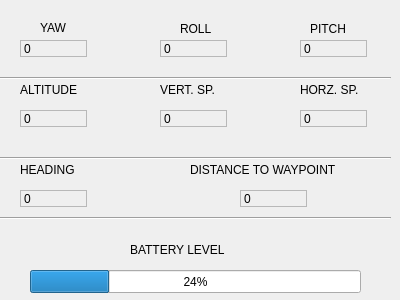
<?xml version="1.0" encoding="UTF-8"?>
<ui version="4.0">
 <class>Form</class>
 <widget class="QWidget" name="Form">
  <property name="geometry">
   <rect>
    <x>0</x>
    <y>0</y>
    <width>400</width>
    <height>300</height>
   </rect>
  </property>
  <property name="windowTitle">
   <string>Form</string>
  </property>
  <widget class="QLabel" name="yawLabel">
   <property name="geometry">
    <rect>
     <x>40</x>
     <y>20</y>
     <width>41</width>
     <height>16</height>
    </rect>
   </property>
   <property name="text">
    <string>YAW</string>
   </property>
  </widget>
  <widget class="QLabel" name="rollLabel">
   <property name="geometry">
    <rect>
     <x>180</x>
     <y>20</y>
     <width>41</width>
     <height>17</height>
    </rect>
   </property>
   <property name="text">
    <string>ROLL</string>
   </property>
  </widget>
  <widget class="QLabel" name="pitchLabel">
   <property name="geometry">
    <rect>
     <x>310</x>
     <y>20</y>
     <width>51</width>
     <height>17</height>
    </rect>
   </property>
   <property name="text">
    <string>PITCH</string>
   </property>
  </widget>
  <widget class="QLabel" name="altitudeLabel">
   <property name="geometry">
    <rect>
     <x>20</x>
     <y>80</y>
     <width>71</width>
     <height>20</height>
    </rect>
   </property>
   <property name="text">
    <string>ALTITUDE</string>
   </property>
  </widget>
  <widget class="QLabel" name="horizontalSpaceLabel">
   <property name="geometry">
    <rect>
     <x>300</x>
     <y>80</y>
     <width>81</width>
     <height>20</height>
    </rect>
   </property>
   <property name="text">
    <string>HORZ. SP.</string>
   </property>
  </widget>
  <widget class="QLabel" name="verticalSpaceLabel">
   <property name="geometry">
    <rect>
     <x>160</x>
     <y>80</y>
     <width>81</width>
     <height>20</height>
    </rect>
   </property>
   <property name="text">
    <string>VERT. SP.</string>
   </property>
  </widget>
  <widget class="QLabel" name="headingLabel">
   <property name="geometry">
    <rect>
     <x>20</x>
     <y>160</y>
     <width>81</width>
     <height>20</height>
    </rect>
   </property>
   <property name="text">
    <string>HEADING</string>
   </property>
  </widget>
  <widget class="QLabel" name="distanceToWayPointLabel">
   <property name="geometry">
    <rect>
     <x>190</x>
     <y>160</y>
     <width>191</width>
     <height>20</height>
    </rect>
   </property>
   <property name="text">
    <string>DISTANCE TO WAYPOINT</string>
   </property>
  </widget>
  <widget class="QLabel" name="batteryLabel">
   <property name="geometry">
    <rect>
     <x>130</x>
     <y>240</y>
     <width>121</width>
     <height>20</height>
    </rect>
   </property>
   <property name="text">
    <string>BATTERY LEVEL</string>
   </property>
  </widget>
  <widget class="QProgressBar" name="batteryProgressBar">
   <property name="geometry">
    <rect>
     <x>30</x>
     <y>270</y>
     <width>331</width>
     <height>23</height>
    </rect>
   </property>
   <property name="value">
    <number>24</number>
   </property>
  </widget>
  <widget class="Line" name="line">
   <property name="geometry">
    <rect>
     <x>0</x>
     <y>70</y>
     <width>391</width>
     <height>16</height>
    </rect>
   </property>
   <property name="orientation">
    <enum>Qt::Horizontal</enum>
   </property>
  </widget>
  <widget class="Line" name="line_2">
   <property name="geometry">
    <rect>
     <x>0</x>
     <y>150</y>
     <width>391</width>
     <height>16</height>
    </rect>
   </property>
   <property name="orientation">
    <enum>Qt::Horizontal</enum>
   </property>
  </widget>
  <widget class="QLabel" name="yawDisplay">
   <property name="geometry">
    <rect>
     <x>20</x>
     <y>40</y>
     <width>67</width>
     <height>17</height>
    </rect>
   </property>
   <property name="frameShape">
    <enum>QFrame::StyledPanel</enum>
   </property>
   <property name="text">
    <string>0</string>
   </property>
  </widget>
  <widget class="QLabel" name="rollDisplay">
   <property name="geometry">
    <rect>
     <x>160</x>
     <y>40</y>
     <width>67</width>
     <height>17</height>
    </rect>
   </property>
   <property name="frameShape">
    <enum>QFrame::StyledPanel</enum>
   </property>
   <property name="text">
    <string>0</string>
   </property>
  </widget>
  <widget class="QLabel" name="pitchDisplay">
   <property name="geometry">
    <rect>
     <x>300</x>
     <y>40</y>
     <width>67</width>
     <height>17</height>
    </rect>
   </property>
   <property name="frameShape">
    <enum>QFrame::StyledPanel</enum>
   </property>
   <property name="text">
    <string>0</string>
   </property>
  </widget>
  <widget class="QLabel" name="altitudeDisplay">
   <property name="geometry">
    <rect>
     <x>20</x>
     <y>110</y>
     <width>67</width>
     <height>17</height>
    </rect>
   </property>
   <property name="frameShape">
    <enum>QFrame::StyledPanel</enum>
   </property>
   <property name="text">
    <string>0</string>
   </property>
  </widget>
  <widget class="QLabel" name="verticalSpaceDisplay">
   <property name="geometry">
    <rect>
     <x>160</x>
     <y>110</y>
     <width>67</width>
     <height>17</height>
    </rect>
   </property>
   <property name="frameShape">
    <enum>QFrame::StyledPanel</enum>
   </property>
   <property name="text">
    <string>0</string>
   </property>
  </widget>
  <widget class="QLabel" name="horizontalSpaceDisplay">
   <property name="geometry">
    <rect>
     <x>300</x>
     <y>110</y>
     <width>67</width>
     <height>17</height>
    </rect>
   </property>
   <property name="frameShape">
    <enum>QFrame::StyledPanel</enum>
   </property>
   <property name="text">
    <string>0</string>
   </property>
  </widget>
  <widget class="QLabel" name="headingLabel_2">
   <property name="geometry">
    <rect>
     <x>20</x>
     <y>190</y>
     <width>67</width>
     <height>17</height>
    </rect>
   </property>
   <property name="frameShape">
    <enum>QFrame::StyledPanel</enum>
   </property>
   <property name="text">
    <string>0</string>
   </property>
  </widget>
  <widget class="QLabel" name="waypointDisplay">
   <property name="geometry">
    <rect>
     <x>240</x>
     <y>190</y>
     <width>67</width>
     <height>17</height>
    </rect>
   </property>
   <property name="frameShape">
    <enum>QFrame::StyledPanel</enum>
   </property>
   <property name="text">
    <string>0</string>
   </property>
  </widget>
  <widget class="Line" name="line_3">
   <property name="geometry">
    <rect>
     <x>0</x>
     <y>210</y>
     <width>391</width>
     <height>16</height>
    </rect>
   </property>
   <property name="orientation">
    <enum>Qt::Horizontal</enum>
   </property>
  </widget>
 </widget>
 <resources/>
 <connections/>
</ui>
